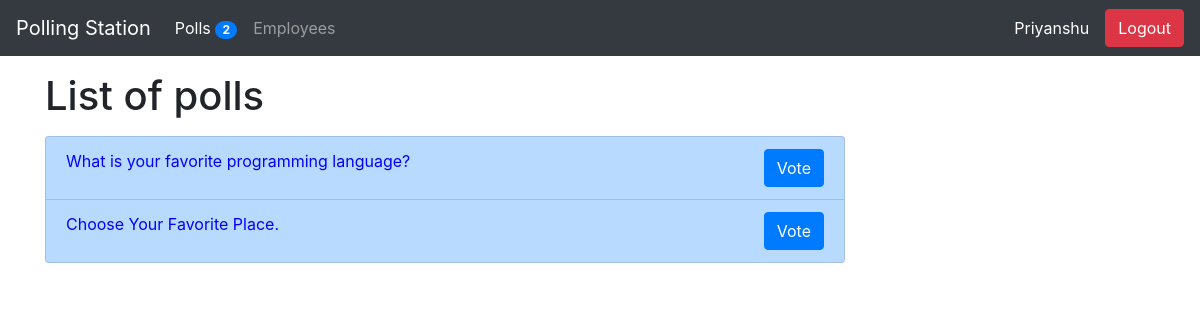
Screenshot of / (signed in) with the database file from the repository.
### poll/models.py (models this page shows, shortened)
class Question(models.Model):
    title = models.TextField(null=True, blank=True)
    status = models.CharField(default='inactive', max_length=30)
    created_by = models.ForeignKey(User, null=True, blank=True, on_delete=models.CASCADE)
    start_date = models.DateTimeField(null=True, blank=True)
    end_date = models.DateTimeField(null=True, blank=True)
    created_at = models.DateTimeField(auto_now_add=True)
    updated_at = models.DateTimeField(auto_now=True)

### poll/views.py (the view)
# urls.py: path('', pollsList, name='polls-list'),
def pollsList(request):
    questions = Question.objects.all()
    context = { 'title':'polls', 'questions':questions }
    return render(request, 'poll/index.html', context)

### poll/context_processors.py (called while the page is built)
def PollCount(request):
    count = Question.objects.count()
    return {"poll_count": count}

### poll/templates/poll/index.html
{% extends 'poll/base.html' %}
{% block content %}
<h1 class="my-3"> List of {{ title }} </h1>
    <div style="width: 50rem;">
        <ul class="list-group">
            {% if questions %}
                {% for question in questions %}
                    <li style='color:blue;' class="list-group-item list-group-item-primary">{{ question.title }}
                    <a class="btn btn-primary float-right" href="{% url 'single-poll' question.id %}" role="button">Vote</a></li>
                {% endfor %}
            {% else %}
                <li class="list-group-item list-group-item-warning">Thre is no question available</li>
            {% endif %}
        </ul>
    </div>
{% endblock content %}

### poll/templates/poll/base.html (shortened to what this page needs)
<!doctype html>
<html lang="en">
  <head>
    <link rel="stylesheet" href="https://stackpath.bootstrapcdn.com/bootstrap/4.3.1/css/bootstrap.min.css">
  </head>
  <body>
<nav class="navbar navbar-expand-lg navbar-dark bg-dark">
  <a class="navbar-brand" href="{% url 'polls-list' %}">Polling Station</a>
  <div class="collapse navbar-collapse" id="navbarSupportedContent">
    <ul class="navbar-nav mr-auto">
      <li class="nav-item active">
        <a class="nav-link" href="{% url 'polls-list' %}">Polls <span class="badge badge-primary badge-pill">{{poll_count}}</span><span class="sr-only">(current)</span></a>
      </li>
      <li class="nav-item">
        <a class="nav-link" href="{% url 'employee-list' %}">Employees</a>
      </li>
    </ul>
    {% if request.user.id != None %}
        <span class='mr-3'><a  style='color:white; text-decoration:none;' href="{% url 'my-profile' %}">{{request.user.first_name}}</a></span>
        <form method="POST" action="{% url 'user-logout' %}">
            <input class="btn btn-danger float-right" type="submit" value="Logout">
        </form>
    {% else %}
        <a class="btn btn-success" href="{% url 'user-login' %}" role="button">Login</a>
    {% endif %}
  </div>
</nav>
    <div class="container">
        {% block content %}
        {% endblock content %}
    </div>
  </body>
</html>

### rows the page displays
Question: title "What is your favorite programming language?"
Question: title "Choose Your Favorite Place."

### other values shown
{{ poll_count }} "2"
{{ request.user.first_name }} "Priyanshu"
{{ title }} "polls"
